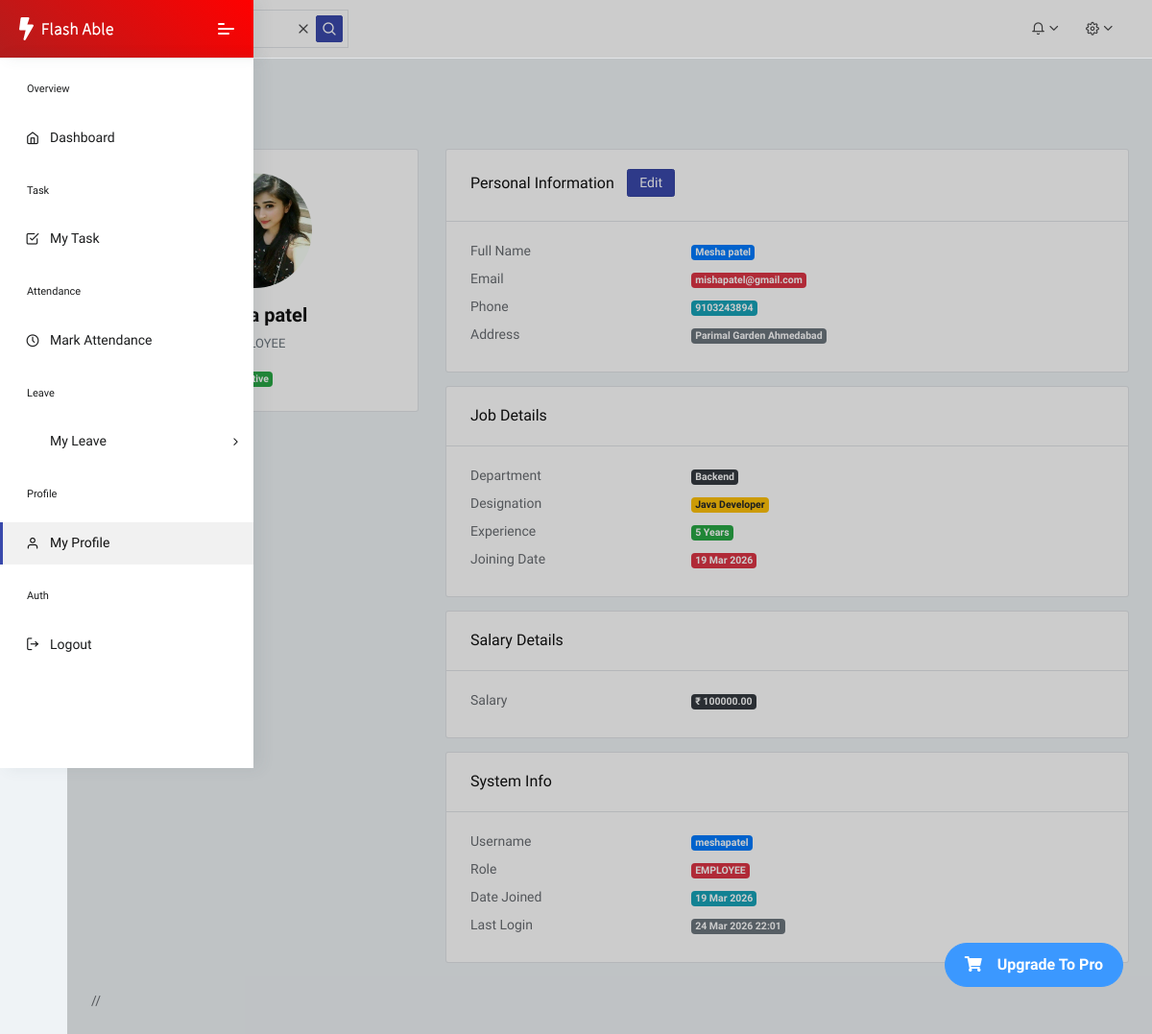
Page /employee_profile/ (signed in) on the committed database.
### core/models.py (models this page shows, shortened)
class User(AbstractUser):
    ROLE_CHOICES = [
        ("ADMIN", "Admin"),
        ("EMPLOYEE", "Employee"),
    ]
    role = models.CharField(max_length=20, choices=ROLE_CHOICES)
    phone = models.CharField(max_length=15, blank=True)
    address = models.TextField(blank=True)
    email = models.EmailField(unique = True)
    profile_pic = models.ImageField(
        upload_to="profile_pics/",
        default="profile_pics/default.png",
        blank=True
    )
    otp = models.IntegerField(null=True, blank=True)
    otp_created_at = models.DateTimeField(null=True,blank=True)
    otp_attempts = models.IntegerField(default=0)

class EmployeeProfile(models.Model):
    user = models.OneToOneField(User, on_delete=models.CASCADE)
    department = models.ForeignKey(
        Department,
        on_delete=models.SET_NULL,
        null=True,
        blank=True
    )
    designation = models.CharField(max_length=100)
    salary = models.DecimalField(max_digits=10, decimal_places=2)
    join_date = models.DateField(auto_now_add=True)
    experience = models.PositiveIntegerField(
        help_text="Years of experience",
        null=True,
        blank=True
    )

class Department(models.Model):
    name = models.CharField(max_length=100)
    description = models.TextField(blank=True)

### core/views.py (the view)
# urls.py: path('employee_profile/', views.employee_profile, name='employee-profile'),
@login_required
def employee_profile(request):
    user = request.user
    if user.role != "EMPLOYEE":
        return redirect('admin-dashboard')
    profile = EmployeeProfile.objects.filter(user=user).first()
    context = {
        'user' : user,
        'profile' : profile
    }
    return render(request,'profile/Employee_profile.html',context)

### core/templates/profile/Employee_profile.html (shortened to what this page needs)
{% extends 'dashboard/Employee_Dashboard.html' %}
{% load static %}
{% block mein %}
 <div class="pcoded-main-container">
    <div class="pcoded-wrapper">
        <div class="pcoded-content">
            <div class="pcoded-inner-content">
                <div class="main-body">
                    <div class="page-wrapper">
                        <div class="page-header">
                            <div class="page-block">
                                <div class="row align-items-center">
                                    <div class="col-md-12">
                                        <div class="page-header-title">
                                            <h5 class="m-b-10">Sample Page</h5>
                                        </div>
                                        <ul class="breadcrumb">
                                            <li class="breadcrumb-item"><a href="index.html"></a></li>
                                            <li class="breadcrumb-item"><a href="#!">Sample Page</a></li>
                                        </ul>
                                    </div>
                                </div>
                            </div>
                        </div>
                            <div class="row">
                                <div class="col-md-4">
                                    <div class="card text-center p-4">
                                        {% if user.profile_pic %}
                                            <img src="{{ user.profile_pic.url }}"
                                                class="rounded-circle mx-auto mb-3"
                                                width="120" height="120">
                                            {% else %}
                                            <img src="{% static 'images/default.png' %}"
                                                class="rounded-circle mx-auto mb-3"
                                                width="120" height="120">
                                            {% endif %}
                                    <h4>{{ user.first_name }} {{ user.last_name }}</h4>
                                    <p class="text-muted">{{ user.role }}</p>
                                    <div class="md-1">
                                        <span class="badge badge-success fw-bold">
                                            Active
                                          </span>
                                      </div>
                                    </div>
                                </div>
                                <div class="col-md-8">
                                    <div class="card mb-3">
                                      <div class="card-header">
                                        <h5>Personal Information</h5>
                                        <a href="{% url 'employee-profile-edit' %}" class="btn btn-sm btn-primary">
                                            Edit
                                          </a>
                                      </div>
                                      <div class="card-body">
                                        <div class="row mb-2">
                                          <div class="col-sm-4"><strong>Full Name</strong></div>
                                          <div class="col-sm-8">
                                            <span class="badge badge-primary">
                                            {{ request.user.first_name }} {{ request.user.last_name }}
                                            </span>
                                          </div>
                                        </div>
                                        <div class="row mb-2">
                                          <div class="col-sm-4"><strong>Email</strong></div>
                                          <div class="col-sm-8">
                                            <span class="badge badge-danger">
                                            {{ request.user.email }}
                                            </span>
                                          </div>
                                        </div>
                                        <div class="row mb-2">
                                          <div class="col-sm-4"><strong>Phone</strong></div>
                                          <div class="col-sm-8">
                                            <span class="badge badge-info">
                                            {{ request.user.phone|default:"Not Added" }}
                                            </span>
                                          </div>
                                        </div>
                                        <div class="row mb-2">
                                          <div class="col-sm-4"><strong>Address</strong></div>
                                          <div class="col-sm-8">
                                            <span class="badge badge-secondary">
                                            {{ request.user.address|default:"Not Added" }}
                                            </span>
                                          </div>
                                        </div>
                                      </div>
                                    </div>
                                    <div class="card mb-3">
                                      <div class="card-header">
                                        <h5>Job Details</h5>
                                      </div>
                                      <div class="card-body">
                                        <div class="row mb-2">
                                          <div class="col-sm-4"><strong>Department</strong></div>
                                          <div class="col-sm-8">
                                            <span class="badge badge-dark">
                                            {{ profile.department.name|default:"Not Assigned" }}
                                            </span>
                                          </div>
                                        </div>
                                        <div class="row mb-2">
                                          <div class="col-sm-4"><strong>Designation</strong></div>
                                          <div class="col-sm-8">
                                            <span class="badge badge-warning">
                                            {{ profile.designation|default:"-" }}
                                            </span>
                                          </div>
                                        </div>
                                        <div class="row mb-2">
                                          <div class="col-sm-4"><strong>Experience</strong></div>
                                          <div class="col-sm-8">
                                            <span class="badge badge-success">
                                            {{ profile.experience|default:"0" }} Years
                                            </span>
                                          </div>
                                        </div>
                                        <div class="row mb-2">
                                          <div class="col-sm-4"><strong>Joining Date</strong></div>
                                          <div class="col-sm-8">
                                            <span class="badge badge-danger">
                                            {{ profile.join_date|date:"d M Y" }}
                                            </span>
                                          </div>
                                        </div>
                                      </div>
                                    </div>
                                    <div class="card mb-3">
                                      <div class="card-header">
                                        <h5>Salary Details</h5>
                                      </div>
                                      <div class="card-body">
                                        <div class="row mb-2">
                                          <div class="col-sm-4"><strong>Salary</strong></div>
                                          <div class="col-sm-8">
                                            <span class="badge badge-dark">
                                            ₹ {{ profile.salary|default:"0" }}
                                            </span>
                                          </div>
                                        </div>
                                      </div>
                                    </div>
                                    <div class="card">
                                      <div class="card-header">
                                        <h5>System Info</h5>
                                      </div>
                                      <div class="card-body">
                                        <div class="row mb-2">
                                          <div class="col-sm-4"><strong>Username</strong></div>
                                          <div class="col-sm-8">
                                            <span class="badge badge-primary">
                                              {{ request.user.username }}
                                            </span>
                                          </div>
                                        </div>
                                        <div class="row mb-2">
                                          <div class="col-sm-4"><strong>Role</strong></div>
                                          <div class="col-sm-8">
                                            <span class="badge badge-danger">
                                            {{ request.user.role }}
                                          </span>
                                          </div>
                                        </div>
                                        <div class="row mb-2">
                                          <div class="col-sm-4"><strong>Date Joined</strong></div>
                                          <div class="col-sm-8">
                                            <span class="badge badge-info">
                                            {{ request.user.date_joined|date:"d M Y" }}
                                            </span>
                                          </div>
                                        </div>
                                        <div class="row mb-2">
                                          <div class="col-sm-4"><strong>Last Login</strong></div>
                                          <div class="col-sm-8">
                                            <span class="badge badge-secondary">
                                            {{ request.user.last_login|date:"d M Y H:i" }}
                                            </span>
                                          </div>
                                        </div>
                                      </div>
                                    </div>
                                  </div>
                            </div>//
                    </div>
                </div>
            </div>
        </div>
    </div>
</div>
{% endblock %}

### rows in the picture
User: profile_pic (picture), last_name "patel", role "EMPLOYEE", user.first_name "Mesha", user.last_name "patel", user.email "mishapatel@gmail.com", user.phone "9103243894", user.address "Parimal Garden Ahmedabad", user.username "meshapatel", user.role "EMPLOYEE", user.date_joined "19 Mar 2026", user.last_login "24 Mar 2026 22:01"
EmployeeProfile: department.name "Backend", designation "Java Developer", experience "5", join_date "19 Mar 2026", salary "100000.00"
